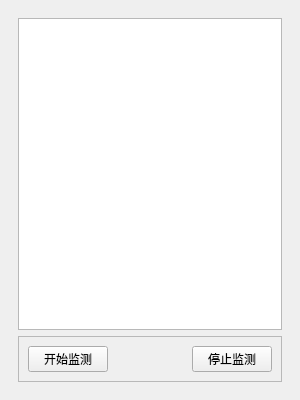
<?xml version="1.0" encoding="UTF-8"?>
<ui version="4.0">
 <class>MainWindow</class>
 <widget class="QMainWindow" name="MainWindow">
  <property name="geometry">
   <rect>
    <x>0</x>
    <y>0</y>
    <width>300</width>
    <height>400</height>
   </rect>
  </property>
  <property name="minimumSize">
   <size>
    <width>300</width>
    <height>400</height>
   </size>
  </property>
  <property name="maximumSize">
   <size>
    <width>10000</width>
    <height>10000</height>
   </size>
  </property>
  <property name="windowTitle">
   <string>keyboard_record</string>
  </property>
  <widget class="QWidget" name="centralwidget">
   <layout class="QVBoxLayout" name="verticalLayout_2">
    <item>
     <widget class="QWidget" name="widget" native="true">
      <layout class="QVBoxLayout" name="verticalLayout">
       <item>
        <widget class="QTextEdit" name="textEdit">
         <property name="font">
          <font>
           <pointsize>24</pointsize>
           <bold>true</bold>
          </font>
         </property>
         <property name="frameShadow">
          <enum>QFrame::Sunken</enum>
         </property>
         <property name="lineWidth">
          <number>1</number>
         </property>
        </widget>
       </item>
       <item>
        <widget class="QFrame" name="frame">
         <property name="frameShape">
          <enum>QFrame::StyledPanel</enum>
         </property>
         <property name="frameShadow">
          <enum>QFrame::Raised</enum>
         </property>
         <layout class="QHBoxLayout" name="horizontalLayout">
          <item>
           <widget class="QPushButton" name="start_monitor">
            <property name="text">
             <string>开始监测</string>
            </property>
           </widget>
          </item>
          <item>
           <spacer name="horizontalSpacer">
            <property name="orientation">
             <enum>Qt::Horizontal</enum>
            </property>
            <property name="sizeHint" stdset="0">
             <size>
              <width>40</width>
              <height>20</height>
             </size>
            </property>
           </spacer>
          </item>
          <item>
           <widget class="QPushButton" name="stop_monitor">
            <property name="text">
             <string>停止监测</string>
            </property>
           </widget>
          </item>
         </layout>
        </widget>
       </item>
      </layout>
     </widget>
    </item>
   </layout>
  </widget>
 </widget>
 <resources/>
 <connections/>
</ui>
